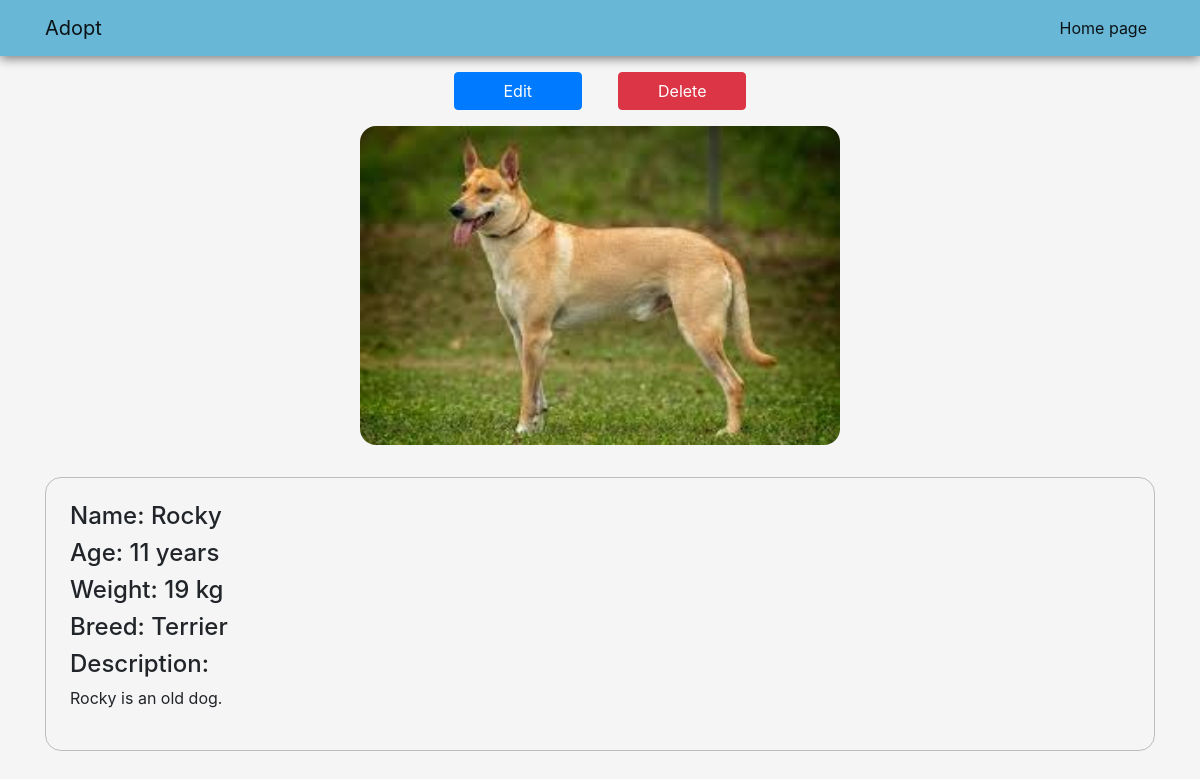
/dog/3/, run on the app's committed database.
### adoption/models.py (models this page shows, shortened)
class Dog(models.Model):
    gender_choices = [
        ('male', 'Male'),
        ('female', 'Female'),
    ]
    breed = models.ForeignKey(Breed, on_delete=models.PROTECT)
    name = models.CharField(max_length=100)
    description = models.TextField()
    age = models.IntegerField()
    weight = models.IntegerField()
    gender = models.CharField(max_length=8, choices=gender_choices, default='male')
    image = models.ImageField(default='default.jpg', upload_to='dog_pictures')
    time_posted = models.DateTimeField(default=timezone.now)
    class Meta:
        ordering = ['age']

class Breed(models.Model):
    breedType = models.CharField(max_length=100)
    def __str__(self):
        return self.breedType

### adoption/views.py (the view)
# urls.py: path('dog/<int:dog_id>/', detail, name='detail'),
def detail(request, dog_id):
    dog = does_object_exist(dog_id)
    context = {
        'dog': dog
    }
    return render(request, 'adoption/detail.html', context)

### adoption/views.py (called while the page is built)
def does_object_exist(dog_id):
    try:
        dog = get_object_or_404(Dog, pk=dog_id)
    except Dog.DoesNotExist:
        raise Http404("Dog with this id doesn't exist.")
    return dog

### adoption/templates/adoption/detail.html
{% extends 'adoption/base.html' %}
{% load static %}
{% block head %}
    <link rel="stylesheet" type="text/css" href="{% static 'adoption/detail.css' %}">
{% endblock head %}
{% block content %}
    <div class="d-flex flex-column align-items-center">
        <div class="update-links">
            <a href="{% url 'adoption:update' dog.id %}" class="btn btn-primary edit-link">Edit</a>
            <a href="{% url 'adoption:delete' dog.id %}" class="btn btn-danger delete-link">Delete</a>
        </div>
        <img src="{{ dog.image.url }}" class="dog-image">
        <div class="dog-info">
            <h4>Name: {{ dog.name }}</h4>
            <h4>Age: {{ dog.age }} years</h4>
            <h4>Weight: {{ dog.weight }} kg</h4>
            <h4>Breed: {{ dog.breed }}</h4>
            <h4>Description: </h4>
            <p>{{ dog.description }}</p>
        </div>
    </div>
{% endblock content %}

### adoption/static/adoption/base.css (style rules this page uses)
* { box-sizing: border-box; }
body { margin: 0; background-color: whitesmoke; }

### adoption/static/adoption/detail.css (style rules this page uses)
.dog-image { width: 100%; max-width: 30rem; height: auto; border-radius: 1rem; }
.dog-info { margin: 2rem 0; padding: 1.5rem; border: 1px solid rgb(186, 190, 186); border-radius: 1rem; width: 100%; }
.update-links { word-spacing: 2rem; margin-top: -1rem; margin-bottom: 1rem; }
.edit-link, .delete-link { width: 8rem; }

### data on the page
Dog: image (placeholder picture), name "Rocky", age "11", weight "19", breed "Terrier", description "Rocky is an old dog."
